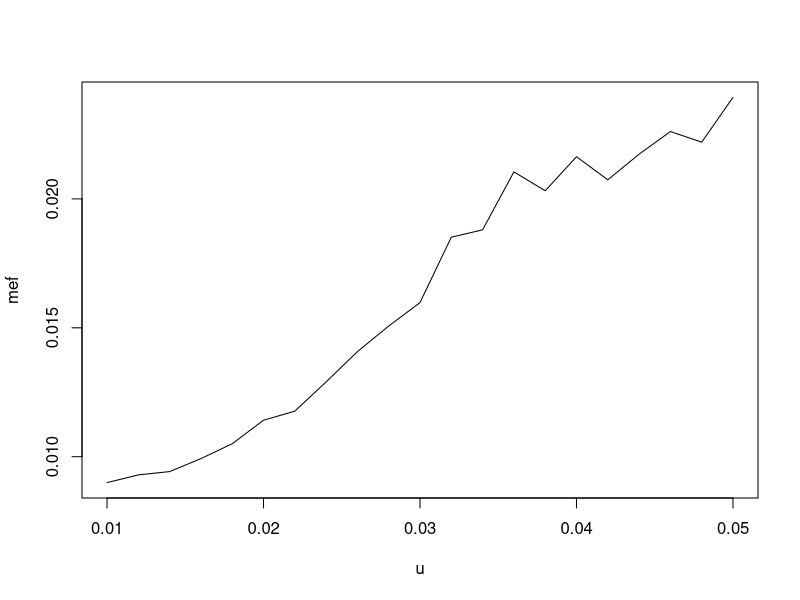
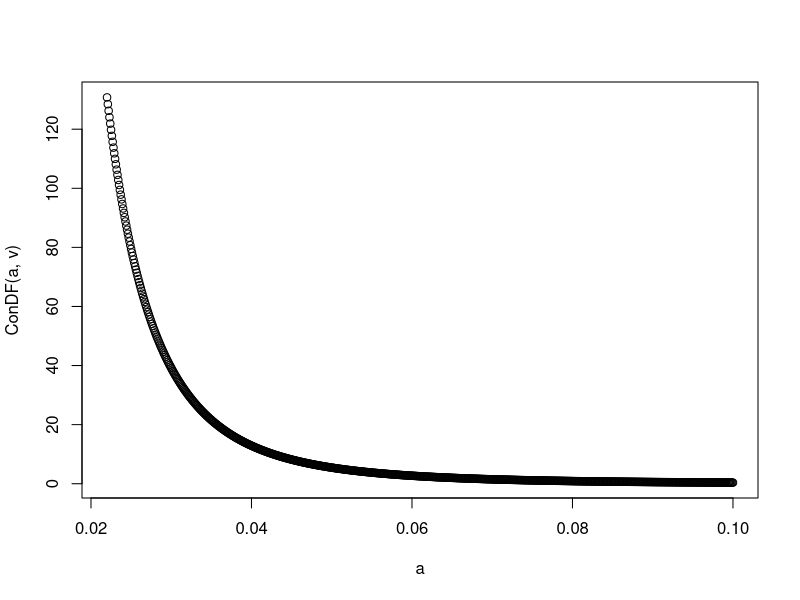
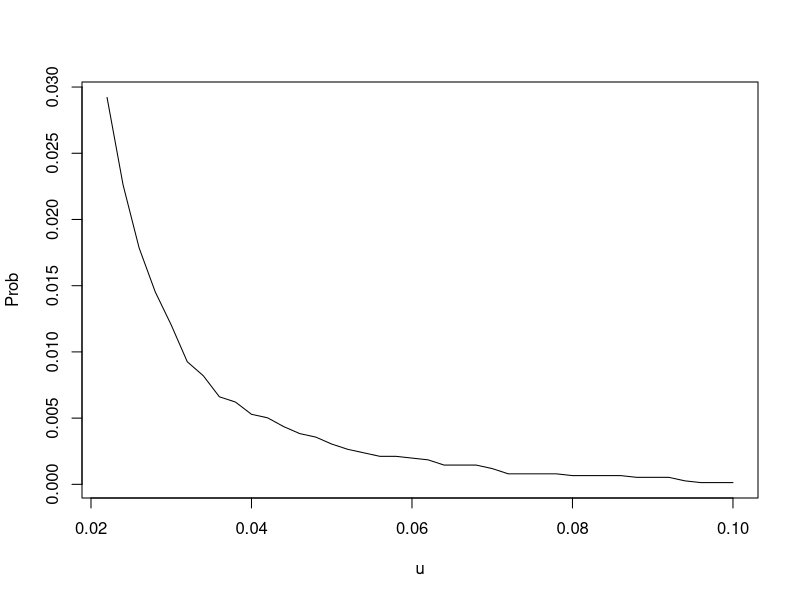

Reproduce these figures in R, in order.
#GROUP Name = SSVJ
#Team Members = GADDA Veeraj, Netid: gadda2
#YOON Joonha, Netid: joonhay2
#HOU Sunjie, Netid: shou10
#HONG Sungwook, Netid: hong85

#part1
setwd("/Users/user/Documents/UIUC/2017Spring/FIN567/hw4")
SP=read.csv("F567C.s2017.HW4.data.csv",header=T)
Return<-SP$Return
Losses<--Return
mef<-matrix(0,21,1)
n<-matrix(0,21,1)
u<-matrix(0,21,1)
for (i in 1:21){
  u[i,1]<-0.01+(i-1)*0.002
  for (j in 1:7564){
    if (Losses[j]-u[i,1]>=0){
      n[i,1]<-n[i,1]+1
      mef[i,1]<-mef[i,1]+(Losses[j]-u[i,1])
    }
  }
  mef[i,1]<-mef[i,1]/n[i,1]
}
plot(u,mef, type='l')


# Part 2
nblosses<-0
for (j in 1:7564){
  if (Losses[j]-0.022>=0){
    nblosses<-nblosses+1
  }
}
print(nblosses)

#Part 3
Losses2<-matrix(0,221,1)
nblosses<-0
for (j in 1:7564){
  if (Losses[j]-0.022>=0){
    nblosses<-nblosses+1
    Losses2[nblosses,1]<-Losses[j]-0.022
  }
}
initialvalue<-c(1,1)
GPD<-function(Losses2,theta){(1+theta[2]*Losses2/theta[1])^(-1-1/theta[2])/theta[1]}
result=optim(initialvalue,fn=function(theta){-sum(log(GPD(Losses2,theta)))})
beta<-result$par[1]
zeta<-result$par[2]

v <-c(zeta,beta)
v

#Part 4
a=seq(0.022, 0.1,0.0001)
ConDF = function(points,theta){1/theta[2]*(1+theta[1]*(points-0.022)/theta[2])^(-1/theta[1]-1)}
plot(a,ConDF(a,v))

# Part 5
n<-matrix(0,40,1)
u<-matrix(0,40,1)
Prob<-matrix(0,40,1)
for (i in 1:40){
  u[i,1]<-0.02+(i)*0.002
  for (j in 1:7564){
    if (Losses[j]-u[i,1]>=0){
      n[i,1]<-n[i,1]+1
    }
  }
  Prob[i,1]<-n[i,1]/7564
}

plot(u,Prob,type='l')
# prob >= 0.022
Prob[1,1]
#prob >= 0.05
Prob[15,1]
#prob >=0.1
Prob[40,1]
